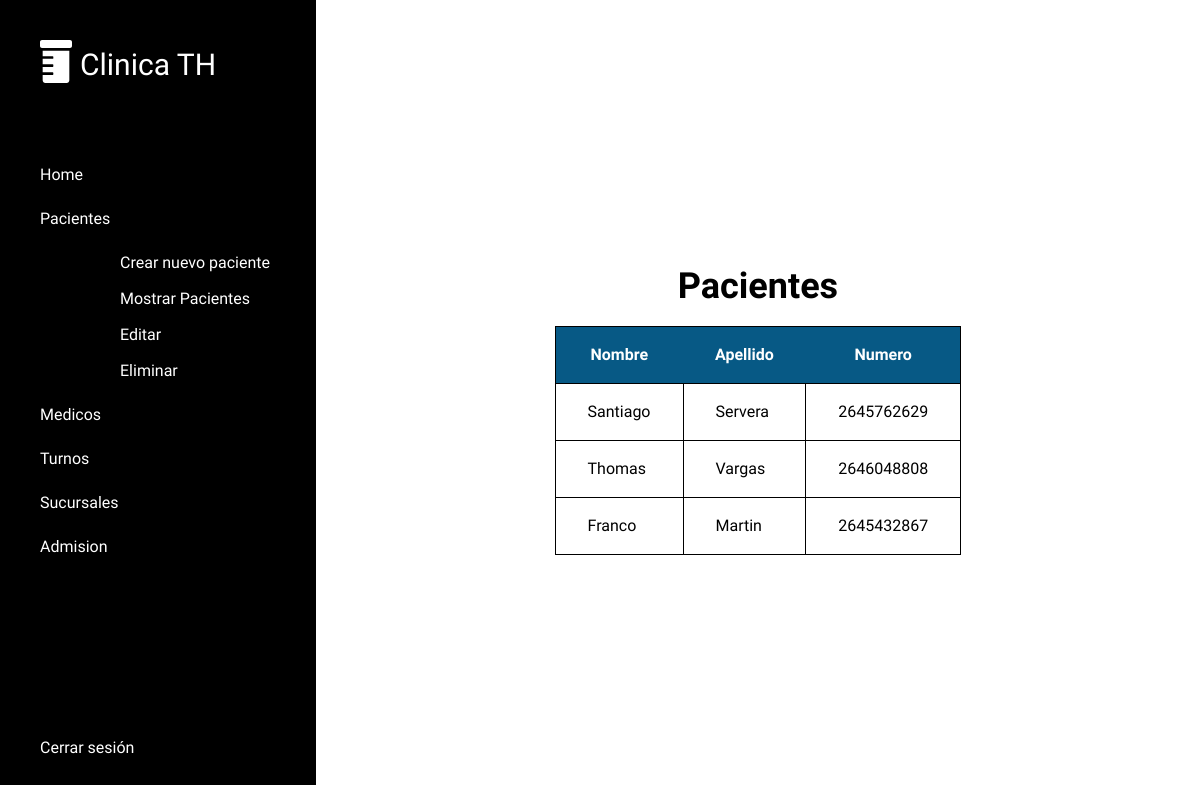
The app's page /crudPacientes/readPaciente.php (signed in) with its own data.
### tables this page shows
CREATE TABLE `paciente` (
  `idPaciente` int(11) NOT NULL,
  `nombrePaciente` varchar(100) NOT NULL,
  `apellidoPaciente` text NOT NULL,
  `numeroPaciente` varchar(100) NOT NULL
);

### crudPacientes/readPaciente.php (the view, shortened to what this page needs)
<?php include("includes/header.php")?>
<?php include("db.php")?>
<div class ="h-screen w-full flex items-center justify-center">
    <div>
        <h1 class="text-4xl font-bold my-5 text-center">Pacientes</h1>
        <table class="table-auto">
            <thead class="border border-black">
                <tr class="px-8 py-4 border border-black text-white bg-sky-800">
                    <th class="px-8 py-4">Nombre</th>
                    <th class="px-8 py-4">Apellido</th>
                    <th class="px-8 py-4">Numero</th>
                </tr>
            </thead>
            <tbody>
                <?php
                    $query = "SELECT * FROM paciente";
                    $result_cliente = mysqli_query($conn, $query);
                    while($row = mysqli_fetch_array($result_cliente)){?>
                    <tr class="px-8 py-4 border border-black">
                        <td class="px-8 py-4 border border-black"><?php echo $row['nombrePaciente']?></td>
                        <td class="px-8 py-4 border border-black"><?php echo $row['apellidoPaciente']?></td>
                        <td class="px-8 py-4 border border-black"><?php echo $row['numeroPaciente']?></td>
                    </tr>
                <?php } ?>
            </tbody>
        </table>
    </div>
</div>
<?php include("includes/footer.php")?>

### crudPacientes/includes/header.php (style rules this page uses)
* { padding: 0; margin: 0; box-sizing: border-box; }
.anta-regular { font-family: "Anta", sans-serif; font-style: normal; }

### records on screen
paciente: nombrePaciente "Santiago", apellidoPaciente "Servera", numeroPaciente "2645762629"
paciente: nombrePaciente "Thomas", apellidoPaciente "Vargas", numeroPaciente "2646048808"
paciente: nombrePaciente "Franco", apellidoPaciente "Martin", numeroPaciente "2645432867"
